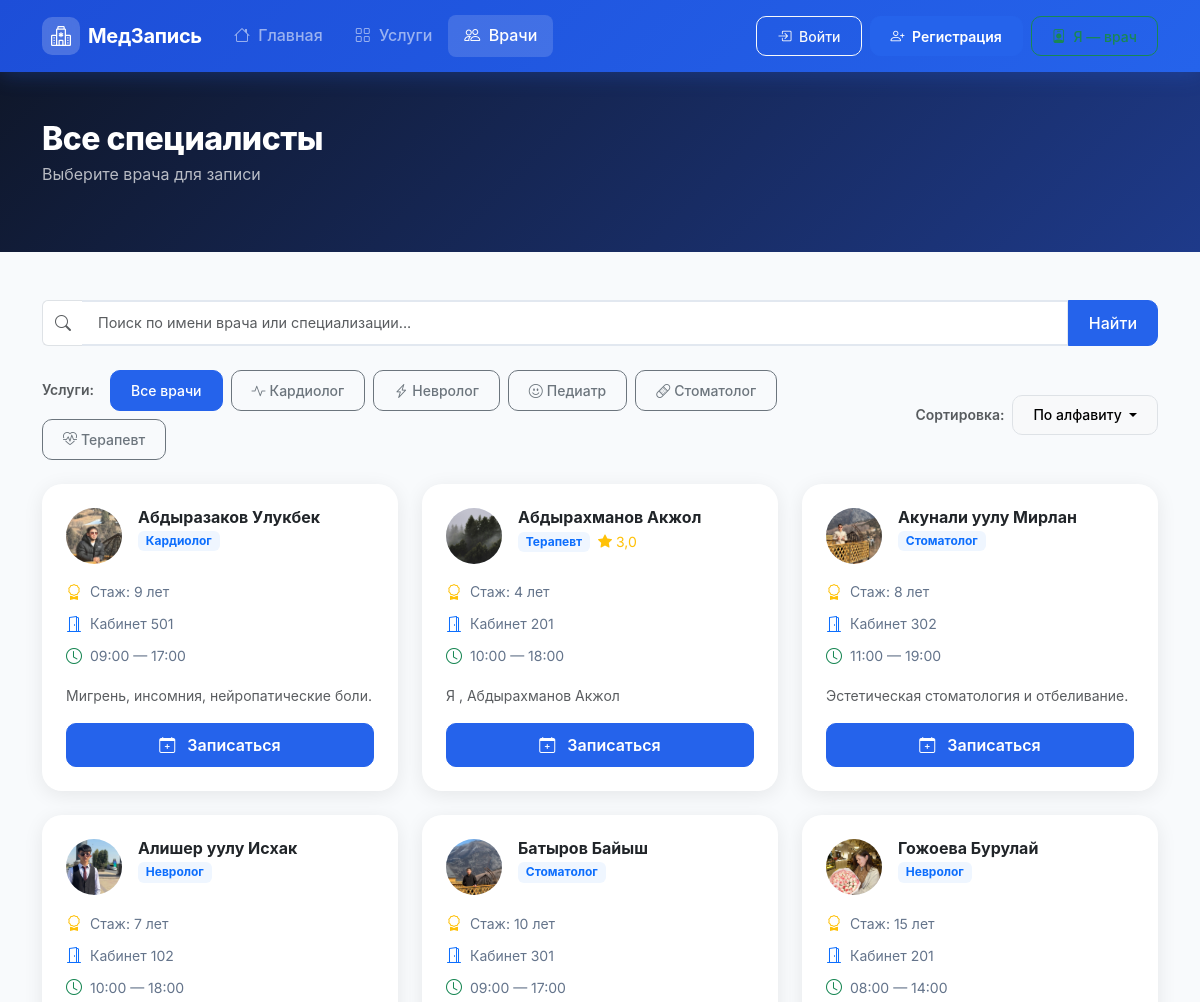
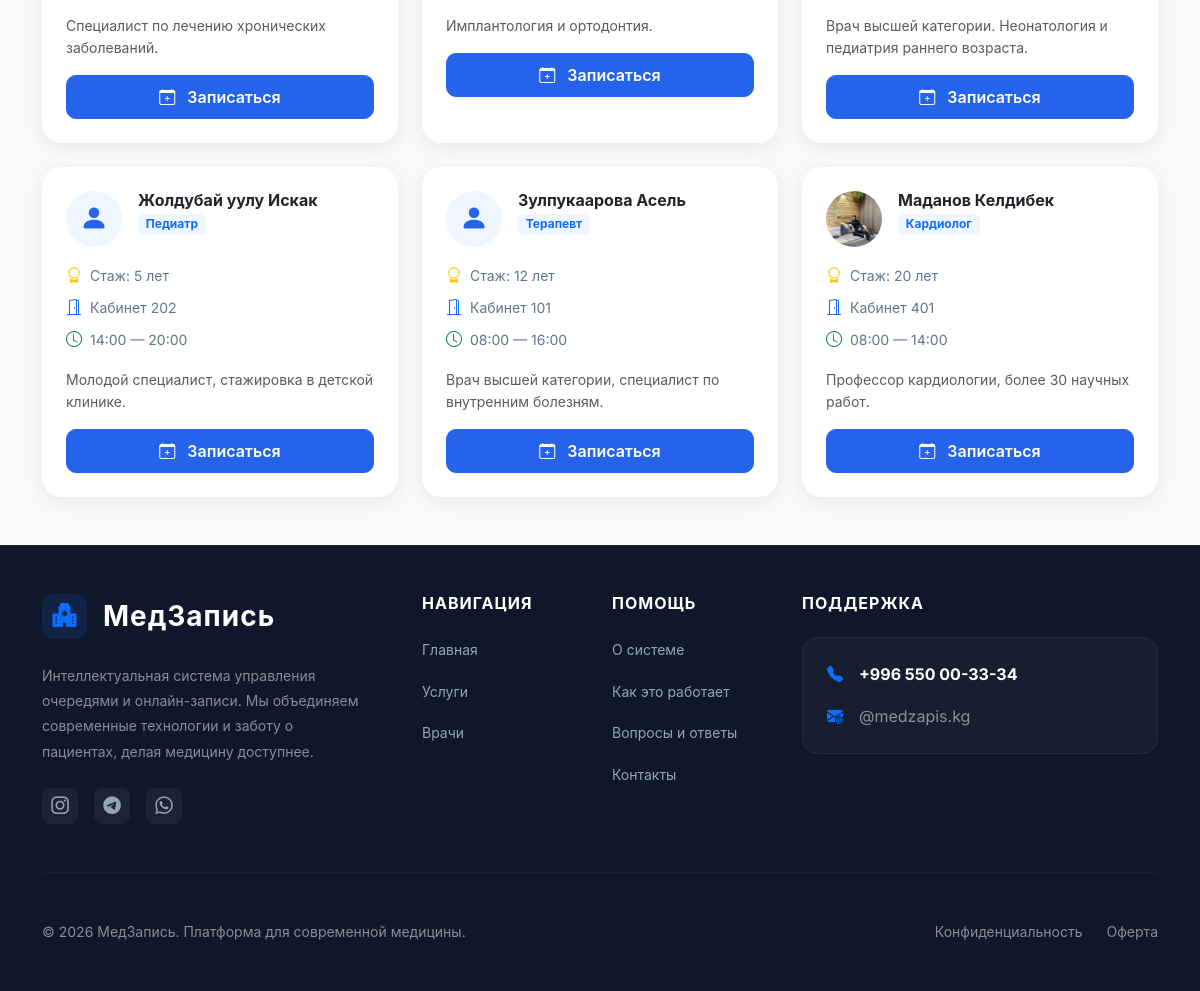
Screenshot of /specialists/ with the database file from the repository (2 pictures, top to bottom).
### queue_app/models.py (models this page shows, shortened)
class Service(models.Model):
    name = models.CharField(max_length=100, verbose_name='Название услуги')
    description = models.TextField(blank=True, verbose_name='Описание')
    icon = models.CharField(
        max_length=50,
        default='bi-heart-pulse',
        verbose_name='Bootstrap иконка',
        help_text='Например: bi-heart-pulse, bi-bandaid, bi-clipboard2-pulse'
    )
    duration_minutes = models.PositiveIntegerField(
        default=30,
        verbose_name='Длительность приёма (мин)'
    )
    is_active = models.BooleanField(default=True, verbose_name='Активна')
    created_at = models.DateTimeField(auto_now_add=True)
    class Meta:
        verbose_name = 'Услуга'
        verbose_name_plural = 'Услуги'
        ordering = ['name']

class Specialist(models.Model):
    first_name = models.CharField(max_length=50, verbose_name='Имя')
    last_name = models.CharField(max_length=50, verbose_name='Фамилия')
    middle_name = models.CharField(max_length=50, blank=True, verbose_name='Отчество')
    user = models.OneToOneField(
        settings.AUTH_USER_MODEL,
        on_delete=models.SET_NULL,
        null=True,
        blank=True,
        related_name='specialist_profile',
        verbose_name='Аккаунт пользователя'
    )
    service = models.ForeignKey(
        Service,
        on_delete=models.CASCADE,
        related_name='specialists',
        verbose_name='Специализация'
    )
    bio = models.TextField(blank=True, verbose_name='Биография / О враче')
    experience_years = models.PositiveIntegerField(default=0, verbose_name='Стаж (лет)')
    photo = models.ImageField(
        upload_to='specialists/',
        blank=True,
        null=True,
        verbose_name='Фото'
    )
    cabinet = models.CharField(max_length=20, blank=True, verbose_name='Кабинет')
    work_start = models.TimeField(default='09:00', verbose_name='Начало рабочего дня')
    work_end = models.TimeField(default='18:00', verbose_name='Конец рабочего дня')
    is_active = models.BooleanField(default=True, verbose_name='Активен')
    created_at = models.DateTimeField(auto_now_add=True)
    class Meta:
        verbose_name = 'Специалист'
        verbose_name_plural = 'Специалисты'
        ordering = ['last_name', 'first_name']
    def get_full_name(self):
        parts = [self.last_name, self.first_name]
        if self.middle_name:
            parts.append(self.middle_name)
        return ' '.join(parts)

### queue_app/views.py (the view, shortened to what this page needs)
# urls.py: path('specialists/', views.specialists_view, name='specialists'),
def specialists_view(request, service_id=None):
    if request.user.is_authenticated and request.user.is_doctor:
        return redirect('doctor_dashboard')
    services = Service.objects.filter(is_active=True)
    search_query = request.GET.get('q', '').strip()
    order_by = request.GET.get('order', 'name')
    if service_id:
        service = get_object_or_404(Service, pk=service_id, is_active=True)
        specialists = Specialist.objects.filter(service=service, is_active=True)
    else:
        service = None
        specialists = Specialist.objects.filter(is_active=True).select_related('service')
    specialists = specialists.annotate(avg_rating=Avg('reviews__rating'))
    if order_by == 'rating':
        specialists = specialists.order_by('-avg_rating', 'last_name')
    elif order_by == 'experience':
        specialists = specialists.order_by('-experience_years', 'last_name')
    else: # по умолчанию (name)
        specialists = specialists.order_by('last_name', 'first_name')
    return render(request, 'queue_app/specialists.html', {
        'specialists': specialists,
        'services': services,
        'selected_service': service,
        'search_query': search_query,
        'order_by': order_by,
    })

### queue_app/context_processors.py (called while the page is built)
def notification_processor(request):
    if request.user.is_authenticated:
        unread_count = Notification.objects.filter(user=request.user, is_read=False).count()
        return {'unread_notifications_count': unread_count}
    return {'unread_notifications_count': 0}

### templates/queue_app/specialists.html (shortened to what this page needs)
{% extends 'base.html' %}
{% block content %}
<div class="page-header py-5">
    <div class="container">
        <h1 class="page-title">
            {% if selected_service %}
            Врачи: {{ selected_service.name }}
            {% else %}
            Все специалисты
            {% endif %}
        </h1>
        <p class="text-muted">Выберите врача для записи</p>
    </div>
</div>
<div class="container py-5">
    <div class="mb-4">
        <form method="get" action="{% url 'specialists' %}" class="d-flex gap-2">
            <div class="input-group">
                <span class="input-group-text bg-white border-end-0">
                    <i class="bi bi-search text-muted"></i>
                </span>
                <input type="text" name="q" class="form-control border-start-0"
                    placeholder="Поиск по имени врача или специализации..." value="{{ search_query }}">
                <button type="submit" class="btn btn-primary">
                    Найти
                </button>
            </div>
        </form>
    </div>
    <div class="mb-4">
        <div class="d-flex flex-column flex-md-row justify-content-between align-items-md-center gap-3">
            <div class="d-flex flex-wrap gap-2 align-items-center">
                <span class="text-muted small fw-semibold me-2">Услуги:</span>
                <a href="{% url 'specialists' %}{% if search_query %}?q={{ search_query }}{% endif %}"
                    class="btn btn-sm {% if not selected_service %}btn-primary{% else %}btn-outline-secondary{% endif %}">
                    Все врачи
                </a>
                {% for service in services %}
                <a href="{% url 'specialists_by_service' service.id %}{% if search_query %}?q={{ search_query }}{% endif %}"
                    class="btn btn-sm {% if selected_service.id == service.id %}btn-primary{% else %}btn-outline-secondary{% endif %}">
                    <i class="bi {{ service.icon }} me-1"></i>{{ service.name }}
                </a>
                {% endfor %}
            </div>
            <div class="d-flex align-items-center gap-2">
                <span class="text-muted small fw-semibold">Сортировка:</span>
                <div class="dropdown">
                    <button class="btn btn-sm btn-light border dropdown-toggle" type="button" data-bs-toggle="dropdown">
                        {% if order_by == 'rating' %}
                        По рейтингу
                        {% elif order_by == 'experience' %}
                        По стажу
                        {% else %}
                        По алфавиту
                        {% endif %}
                    </button>
                </div>
            </div>
        </div>
    </div>
    <div class="row g-4">
        {% for specialist in specialists %}
        <div class="col-md-6 col-lg-4">
            <div class="specialist-card card border-0 h-100 hover-lift">
                <div class="card-body p-4">
                    <div class="d-flex align-items-start gap-3 mb-3">
                        <div class="specialist-avatar">
                            {% if specialist.photo %}
                            <img src="{{ specialist.photo.url }}" alt="{{ specialist.get_full_name }}"
                                class="avatar-img">
                            {% else %}
                            <i class="bi bi-person-fill"></i>
                            {% endif %}
                        </div>
                        <div class="flex-grow-1">
                            <h2 class="h6 fw-bold mb-1">{{ specialist.get_full_name }}</h2>
                            <div class="d-flex align-items-center gap-2 mb-1">
                                <span class="badge bg-primary-soft text-primary small">
                                    {{ specialist.service.name }}
                                </span>
                                {% if specialist.avg_rating %}
                                <div class="small text-warning">
                                    <i class="bi bi-star-fill"></i> {{ specialist.avg_rating|floatformat:1 }}
                                </div>
                                {% endif %}
                            </div>
                        </div>
                    </div>
                    <div class="specialist-details">
                        {% if specialist.experience_years %}
                        <div class="detail-item">
                            <i class="bi bi-award text-warning"></i>
                            <span>Стаж: {{ specialist.experience_years }} лет</span>
                        </div>
                        {% endif %}
                        {% if specialist.cabinet %}
                        <div class="detail-item">
                            <i class="bi bi-door-open text-primary"></i>
                            <span>Кабинет {{ specialist.cabinet }}</span>
                        </div>
                        {% endif %}
                        <div class="detail-item">
                            <i class="bi bi-clock text-success"></i>
                            <span>{{ specialist.work_start|time:"H:i" }} — {{ specialist.work_end|time:"H:i" }}</span>
                        </div>
                    </div>
                    {% if specialist.bio %}
                    <p class="text-muted small mt-3 mb-0">{{ specialist.bio|truncatechars:100 }}</p>
                    {% endif %}
                    <a href="{% url 'specialist_detail' specialist.id %}"
                        class="btn btn-primary w-100 mt-3 fw-semibold">
                        <i class="bi bi-calendar-plus me-2"></i>
                        Записаться
                    </a>
                </div>
            </div>
        </div>
        {% endfor %}
    </div>
</div>
{% endblock %}

### templates/base.html (style rules this page uses)
:root { --primary: #2563EB; --primary-dark: #1D4ED8; --primary-light: #EFF6FF; --success: #10B981; --warning: #F59E0B; --danger: #EF4444; --dark: #0F172A; --body-bg: #F8FAFC; --card-bg: #FFFFFF; --text-muted: #64748B; --border: #E2E8F0; --radius: 12px; --radius-lg: 20px; --shadow: 0 4px 20px rgba(0,0,0,0.08); --shadow-md: 0 8px 32px rgba(37,99,235,0.12); --font: 'Inter', -apple-system, BlinkMacSystemFont, sans-serif; --transition: all 0.3s cubic-bezier(0.4, 0, 0.2, 1); }
*, *::before, *::after { box-sizing: border-box; }
html { scroll-behavior: smooth; }
body { font-family: var(--font); background-color: var(--body-bg); color: var(--dark); line-height: 1.6; min-height: 100vh; display: flex; flex-direction: column; }
.hover-lift { transition: var(--transition); }
.specialist-card { border-radius: var(--radius-lg) !important; box-shadow: var(--shadow); background: white; transition: transform 0.25s, box-shadow 0.25s; }
.specialist-avatar { width: 56px; height: 56px; background: var(--primary-light); color: var(--primary); border-radius: 50%; display: flex; align-items: center; justify-content: center; font-size: 1.75rem; overflow: hidden; flex-shrink: 0; }
.specialist-avatar .avatar-img { width: 100%; height: 100%; object-fit: cover; }
.specialist-details { display: flex; flex-direction: column; gap: 0.4rem; margin-top: 0.75rem; }
.detail-item { display: flex; align-items: center; gap: 0.5rem; font-size: 0.875rem; color: var(--text-muted); }
.detail-item i { font-size: 1rem; flex-shrink: 0; }
.page-header { background: linear-gradient(135deg, #0F172A 0%, #1E3A8A 100%); color: white !important; }
.page-header .page-title { color: white !important; font-size: 2rem; font-weight: 800; letter-spacing: -0.5px; margin-bottom: 0.25rem; }
.page-header .text-muted { color: rgba(255,255,255,0.7) !important; }
.bg-primary-soft { background: var(--primary-light) !important; }
.form-control { border: 2px solid var(--border); border-radius: 10px; padding: 0.65rem 1rem; font-size: 0.9rem; transition: border-color 0.2s, box-shadow 0.2s; }
.btn { border-radius: 10px; font-weight: 500; padding: 0.55rem 1.25rem; transition: all 0.2s; }
.btn-primary { background: var(--primary); border-color: var(--primary); }

### rows the page displays
Service: name "Кардиолог"
Service: name "Невролог"
Service: name "Педиатр"
Service: name "Стоматолог"
Service: name "Терапевт"
Specialist: photo (picture), get_full_name "Абдыразаков Улукбек", service.name "Кардиолог", experience_years "9", cabinet "501", work_start "09:00", work_end "17:00", bio "Мигрень, инсомния, нейропатические боли."
Specialist: photo (picture), get_full_name "Абдырахманов Акжол", service.name "Терапевт", avg_rating "3,0", experience_years "4", cabinet "201", work_start "10:00", work_end "18:00", bio "Я , Абдырахманов Акжол"
Specialist: photo (picture), get_full_name "Акунали уулу Мирлан", service.name "Стоматолог", experience_years "8", cabinet "302", work_start "11:00", work_end "19:00", bio "Эстетическая стоматология и отбеливание."
Specialist: photo (picture), get_full_name "Алишер уулу Исхак", service.name "Невролог", experience_years "7", cabinet "102", work_start "10:00", work_end "18:00", bio "Специалист по лечению хронических заболеваний."
Specialist: photo (picture), get_full_name "Батыров Байыш", service.name "Стоматолог", experience_years "10", cabinet "301", work_start "09:00", work_end "17:00", bio "Имплантология и ортодонтия."
Specialist: photo (picture), get_full_name "Гожоева Бурулай", service.name "Невролог", experience_years "15", cabinet "201", work_start "08:00", work_end "14:00", bio "Врач высшей категории. Неонатология и педиатрия раннего возраста."
Specialist: get_full_name "Жолдубай уулу Искак", service.name "Педиатр", experience_years "5", cabinet "202", work_start "14:00", work_end "20:00", bio "Молодой специалист, стажировка в детской клинике."
Specialist: get_full_name "Зулпукаарова Асель", service.name "Терапевт", experience_years "12", cabinet "101", work_start "08:00", work_end "16:00", bio "Врач высшей категории, специалист по внутренним болезням."
Specialist: photo (picture), get_full_name "Маданов Келдибек", service.name "Кардиолог", experience_years "20", cabinet "401", work_start "08:00", work_end "14:00", bio "Профессор кардиологии, более 30 научных работ."
